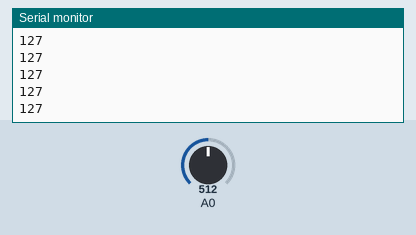
Recording of a sketch running on a simulated Arduino Uno, built with avr-gcc and run on an emulated ATmega328P. Parts: the last lines printed to the serial monitor. Inputs (shaded band) come from the test bench; at power-on: A0 = 512. No radio packets arrive unless stated.

Above: at 1.2 s.
1.3 s: A0 set to 716
At 1.58 s:
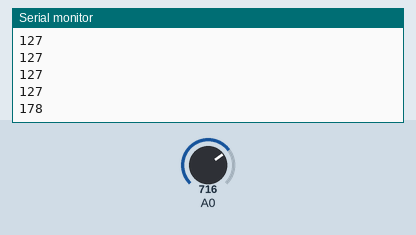
2.8 s: A0 set to 900
At 2.87 s:
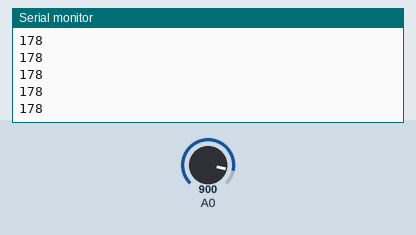
Timing chart, 0 to 5.8 s (numbered marks = the images above; inputs shaded):
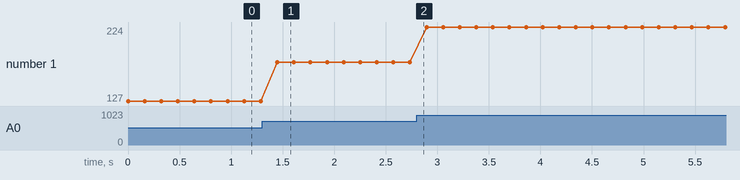

The sketch:

emisor2.ino
```cpp
#include <RH_ASK.h>

RH_ASK controlador;

void setup(){
  pinMode(A0, INPUT);
  Serial.begin(9600);
  if(!controlador.init())
    Serial.println("Inicialiación fallida");
}
void loop(){
  int valores[2];
  valores[1] = analogRead(A0);
  int velocidad = map(valores[1], 0, 1023, 0, 255);
  Serial.println(velocidad);

  controlador.send((uint8_t *)valores, sizeof(valores));
  controlador.waitPacketSent();
  delay(100);


//  uint8_t buf[3];
//  uint8_t buflen = sizeof(buf);
//
//  joystickIzq = analogRead(izq);
//  joystickDer = analogRead(der);
//
//  if(joystickIzq < 250){buf[0]=114;}
//  else if(joystickIzq > 700){buf[0]=97;}
//  else if(joystickIzq > 250 && joystickIzq < 700){buf[0]=100;}
//  if(joystickDer < 250){buf[1]=114;}
//  else if(joystickDer > 700){buf[1]=97;}
//  else if(joystickDer > 250 && joystickDer < 700){buf[1]=100;}
//
//  driver.send(buf,buflen);
//  driver.waitPacketSent();
}
```

Measured:
- after the input at 1.3 s, the serial monitor: prints a new line after 0.15 s (image 1)
- plotted number 1: 127 → 178 after the input at 1.3 s, 178 → 224 after the input at 2.8 s
